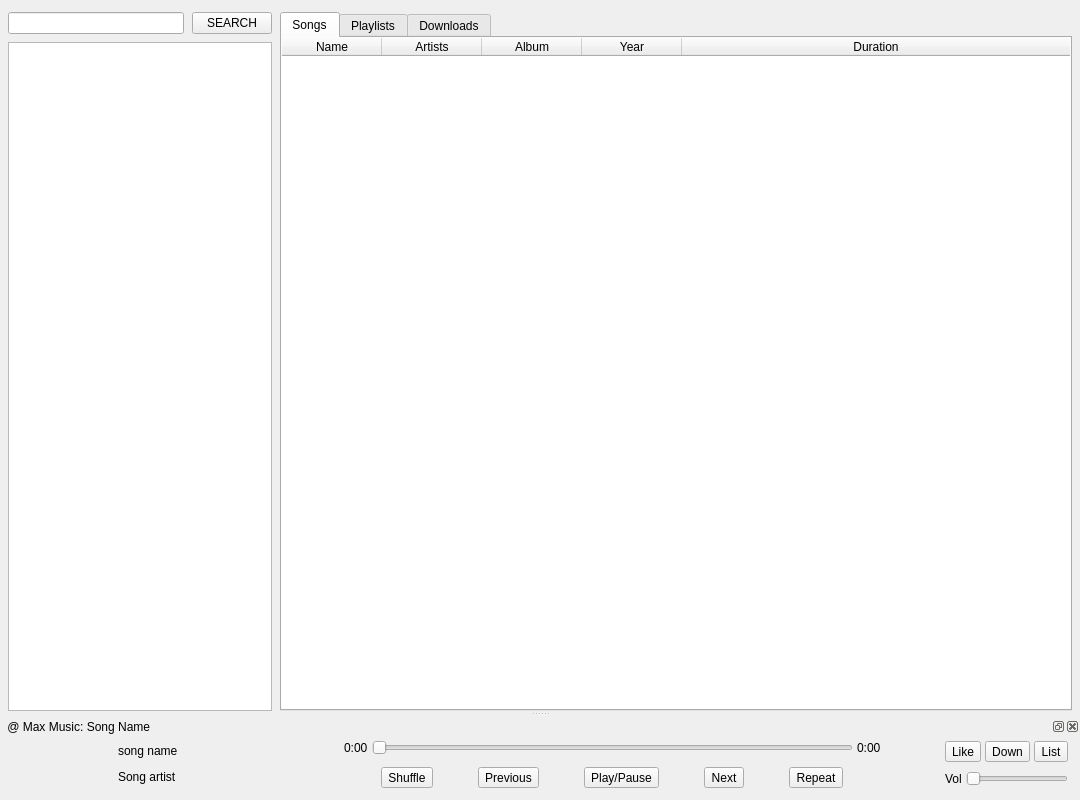
<?xml version="1.0" encoding="UTF-8"?>
<ui version="4.0">
 <class>MainWindow</class>
 <widget class="QMainWindow" name="MainWindow">
  <property name="geometry">
   <rect>
    <x>0</x>
    <y>0</y>
    <width>1080</width>
    <height>800</height>
   </rect>
  </property>
  <property name="minimumSize">
   <size>
    <width>1080</width>
    <height>800</height>
   </size>
  </property>
  <property name="windowTitle">
   <string>Max Music</string>
  </property>
  <property name="windowIcon">
   <iconset>
    <normaloff>app-icon.png</normaloff>app-icon.png</iconset>
  </property>
  <widget class="QWidget" name="centralwidget">
   <layout class="QVBoxLayout" name="verticalLayout_6">
    <property name="leftMargin">
     <number>8</number>
    </property>
    <property name="topMargin">
     <number>12</number>
    </property>
    <property name="rightMargin">
     <number>8</number>
    </property>
    <property name="bottomMargin">
     <number>0</number>
    </property>
    <item>
     <layout class="QHBoxLayout" name="horizontalLayout_3" stretch="1,3">
      <property name="spacing">
       <number>8</number>
      </property>
      <item>
       <layout class="QVBoxLayout" name="verticalLayout" stretch="0,0">
        <property name="spacing">
         <number>8</number>
        </property>
        <property name="sizeConstraint">
         <enum>QLayout::SetMinAndMaxSize</enum>
        </property>
        <property name="leftMargin">
         <number>0</number>
        </property>
        <property name="rightMargin">
         <number>0</number>
        </property>
        <item>
         <layout class="QHBoxLayout" name="horizontalLayout" stretch="3,1">
          <item>
           <widget class="QLineEdit" name="search_le"/>
          </item>
          <item>
           <widget class="QPushButton" name="search_btn">
            <property name="text">
             <string>SEARCH</string>
            </property>
           </widget>
          </item>
         </layout>
        </item>
        <item>
         <widget class="QListWidget" name="search_lw">
          <property name="minimumSize">
           <size>
            <width>0</width>
            <height>0</height>
           </size>
          </property>
          <property name="maximumSize">
           <size>
            <width>16777215</width>
            <height>16777215</height>
           </size>
          </property>
         </widget>
        </item>
       </layout>
      </item>
      <item>
       <widget class="QTabWidget" name="tabWidget">
        <property name="statusTip">
         <string>All Songs</string>
        </property>
        <property name="currentIndex">
         <number>0</number>
        </property>
        <widget class="QWidget" name="tab_songs">
         <property name="statusTip">
          <string>Songs</string>
         </property>
         <attribute name="title">
          <string>Songs</string>
         </attribute>
         <layout class="QVBoxLayout" name="verticalLayout_2">
          <property name="spacing">
           <number>0</number>
          </property>
          <property name="leftMargin">
           <number>0</number>
          </property>
          <property name="topMargin">
           <number>0</number>
          </property>
          <property name="rightMargin">
           <number>0</number>
          </property>
          <property name="bottomMargin">
           <number>0</number>
          </property>
          <item>
           <widget class="QTableWidget" name="songs_tw">
            <property name="sizePolicy">
             <sizepolicy hsizetype="Expanding" vsizetype="Expanding">
              <horstretch>0</horstretch>
              <verstretch>0</verstretch>
             </sizepolicy>
            </property>
            <property name="frameShape">
             <enum>QFrame::NoFrame</enum>
            </property>
            <property name="frameShadow">
             <enum>QFrame::Plain</enum>
            </property>
            <property name="alternatingRowColors">
             <bool>false</bool>
            </property>
            <property name="selectionMode">
             <enum>QAbstractItemView::ContiguousSelection</enum>
            </property>
            <property name="selectionBehavior">
             <enum>QAbstractItemView::SelectRows</enum>
            </property>
            <property name="verticalScrollMode">
             <enum>QAbstractItemView::ScrollPerPixel</enum>
            </property>
            <property name="gridStyle">
             <enum>Qt::NoPen</enum>
            </property>
            <property name="sortingEnabled">
             <bool>true</bool>
            </property>
            <attribute name="horizontalHeaderCascadingSectionResizes">
             <bool>true</bool>
            </attribute>
            <attribute name="horizontalHeaderStretchLastSection">
             <bool>true</bool>
            </attribute>
            <attribute name="verticalHeaderVisible">
             <bool>false</bool>
            </attribute>
            <column>
             <property name="text">
              <string>Name</string>
             </property>
            </column>
            <column>
             <property name="text">
              <string>Artists</string>
             </property>
            </column>
            <column>
             <property name="text">
              <string>Album</string>
             </property>
            </column>
            <column>
             <property name="text">
              <string>Year</string>
             </property>
            </column>
            <column>
             <property name="text">
              <string>Duration</string>
             </property>
            </column>
           </widget>
          </item>
         </layout>
        </widget>
        <widget class="QWidget" name="tab_playlists">
         <property name="statusTip">
          <string>Playlists</string>
         </property>
         <attribute name="title">
          <string>Playlists</string>
         </attribute>
         <layout class="QVBoxLayout" name="verticalLayout_4">
          <property name="spacing">
           <number>0</number>
          </property>
          <property name="leftMargin">
           <number>0</number>
          </property>
          <property name="topMargin">
           <number>0</number>
          </property>
          <property name="rightMargin">
           <number>0</number>
          </property>
          <property name="bottomMargin">
           <number>0</number>
          </property>
          <item>
           <widget class="QListWidget" name="playlists_lw"/>
          </item>
         </layout>
        </widget>
        <widget class="QWidget" name="tab_downloads">
         <property name="statusTip">
          <string>Downloads</string>
         </property>
         <property name="accessibleName">
          <string/>
         </property>
         <attribute name="title">
          <string>Downloads</string>
         </attribute>
         <layout class="QVBoxLayout" name="verticalLayout_3">
          <property name="spacing">
           <number>0</number>
          </property>
          <property name="leftMargin">
           <number>0</number>
          </property>
          <property name="topMargin">
           <number>0</number>
          </property>
          <property name="rightMargin">
           <number>0</number>
          </property>
          <property name="bottomMargin">
           <number>0</number>
          </property>
          <item>
           <widget class="QTableWidget" name="downloads_tw"/>
          </item>
         </layout>
        </widget>
       </widget>
      </item>
     </layout>
    </item>
   </layout>
  </widget>
  <widget class="QDockWidget" name="music_player_widget">
   <property name="floating">
    <bool>false</bool>
   </property>
   <property name="features">
    <set>QDockWidget::AllDockWidgetFeatures</set>
   </property>
   <property name="allowedAreas">
    <set>Qt::BottomDockWidgetArea</set>
   </property>
   <property name="windowTitle">
    <string> @ Max Music: Song Name</string>
   </property>
   <attribute name="dockWidgetArea">
    <number>8</number>
   </attribute>
   <widget class="QWidget" name="dockWidgetContents_2">
    <layout class="QHBoxLayout" name="horizontalLayout_2" stretch="4,8,1">
     <property name="spacing">
      <number>64</number>
     </property>
     <property name="leftMargin">
      <number>12</number>
     </property>
     <property name="topMargin">
      <number>4</number>
     </property>
     <property name="rightMargin">
      <number>12</number>
     </property>
     <property name="bottomMargin">
      <number>12</number>
     </property>
     <item>
      <layout class="QHBoxLayout" name="song_info_hl" stretch="3,5">
       <property name="spacing">
        <number>8</number>
       </property>
       <item>
        <widget class="QLabel" name="song_icon_label">
         <property name="text">
          <string/>
         </property>
        </widget>
       </item>
       <item>
        <layout class="QVBoxLayout" name="verticalLayout_5">
         <property name="spacing">
          <number>4</number>
         </property>
         <item>
          <widget class="QLabel" name="song_name_label">
           <property name="text">
            <string>song name</string>
           </property>
          </widget>
         </item>
         <item>
          <widget class="QLabel" name="song_artist_label">
           <property name="text">
            <string>Song artist</string>
           </property>
          </widget>
         </item>
        </layout>
       </item>
      </layout>
     </item>
     <item>
      <layout class="QVBoxLayout" name="all_controls_vl">
       <property name="spacing">
        <number>12</number>
       </property>
       <item>
        <layout class="QHBoxLayout" name="song_progress_hl" stretch="0,0,0">
         <property name="spacing">
          <number>4</number>
         </property>
         <item>
          <widget class="QLabel" name="current_time_label">
           <property name="text">
            <string>0:00</string>
           </property>
          </widget>
         </item>
         <item>
          <widget class="QSlider" name="progress_bar_slider">
           <property name="orientation">
            <enum>Qt::Horizontal</enum>
           </property>
          </widget>
         </item>
         <item>
          <widget class="QLabel" name="end_time_label">
           <property name="text">
            <string>0:00</string>
           </property>
          </widget>
         </item>
        </layout>
       </item>
       <item>
        <layout class="QHBoxLayout" name="control_btns_hl">
         <property name="spacing">
          <number>8</number>
         </property>
         <item>
          <widget class="QToolButton" name="shuffle_btn">
           <property name="text">
            <string>Shuffle</string>
           </property>
          </widget>
         </item>
         <item>
          <widget class="QToolButton" name="previous_btn">
           <property name="text">
            <string>Previous</string>
           </property>
          </widget>
         </item>
         <item>
          <widget class="QToolButton" name="play_pause_btn">
           <property name="text">
            <string>Play/Pause</string>
           </property>
          </widget>
         </item>
         <item>
          <widget class="QToolButton" name="next_btn">
           <property name="text">
            <string>Next</string>
           </property>
          </widget>
         </item>
         <item>
          <widget class="QToolButton" name="repeat_btn">
           <property name="text">
            <string>Repeat</string>
           </property>
          </widget>
         </item>
        </layout>
       </item>
      </layout>
     </item>
     <item>
      <layout class="QVBoxLayout" name="all_options_vl">
       <property name="spacing">
        <number>8</number>
       </property>
       <item>
        <layout class="QHBoxLayout" name="options_hl">
         <property name="spacing">
          <number>4</number>
         </property>
         <item>
          <widget class="QToolButton" name="like_btn">
           <property name="text">
            <string>Like</string>
           </property>
          </widget>
         </item>
         <item>
          <widget class="QToolButton" name="download_btn">
           <property name="text">
            <string>Down</string>
           </property>
          </widget>
         </item>
         <item>
          <widget class="QToolButton" name="playlist_btn">
           <property name="text">
            <string>List</string>
           </property>
          </widget>
         </item>
        </layout>
       </item>
       <item>
        <layout class="QHBoxLayout" name="volume_hl">
         <property name="spacing">
          <number>4</number>
         </property>
         <item>
          <widget class="QLabel" name="vol_icon_label">
           <property name="text">
            <string>Vol</string>
           </property>
          </widget>
         </item>
         <item>
          <widget class="QSlider" name="vol_slider">
           <property name="orientation">
            <enum>Qt::Horizontal</enum>
           </property>
          </widget>
         </item>
        </layout>
       </item>
      </layout>
     </item>
    </layout>
   </widget>
  </widget>
 </widget>
 <resources/>
 <connections/>
</ui>
